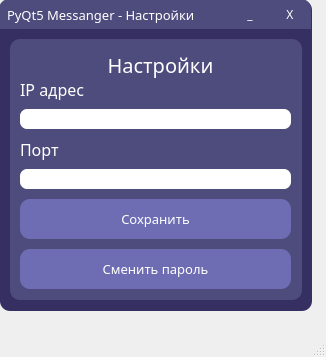
<?xml version="1.0" encoding="UTF-8"?>
<ui version="4.0">
 <class>MainWindow</class>
 <widget class="QMainWindow" name="MainWindow">
  <property name="geometry">
   <rect>
    <x>0</x>
    <y>0</y>
    <width>326</width>
    <height>357</height>
   </rect>
  </property>
  <property name="windowTitle">
   <string>MainWindow</string>
  </property>
  <widget class="QWidget" name="centralwidget">
   <widget class="QFrame" name="app">
    <property name="geometry">
     <rect>
      <x>0</x>
      <y>0</y>
      <width>312</width>
      <height>311</height>
     </rect>
    </property>
    <property name="styleSheet">
     <string notr="true">QFrame{
	border-radius: 10px;
	background-color: #363062;
}</string>
    </property>
    <property name="frameShape">
     <enum>QFrame::StyledPanel</enum>
    </property>
    <property name="frameShadow">
     <enum>QFrame::Raised</enum>
    </property>
    <widget class="QFrame" name="header">
     <property name="geometry">
      <rect>
       <x>-1</x>
       <y>-1</y>
       <width>312</width>
       <height>30</height>
      </rect>
     </property>
     <property name="styleSheet">
      <string notr="true">QFrame{
	border-bottom-left-radius: 0px;
	border-bottom-right-radius: 0px;
	background-color: #4D4C7D;
}</string>
     </property>
     <property name="frameShape">
      <enum>QFrame::StyledPanel</enum>
     </property>
     <property name="frameShadow">
      <enum>QFrame::Raised</enum>
     </property>
     <widget class="QPushButton" name="close_app">
      <property name="geometry">
       <rect>
        <x>271</x>
        <y>0</y>
        <width>40</width>
        <height>30</height>
       </rect>
      </property>
      <property name="font">
       <font>
        <family>Montserrat Black</family>
        <weight>50</weight>
        <bold>false</bold>
       </font>
      </property>
      <property name="styleSheet">
       <string notr="true">QPushButton{
	color: white;
	border: none;
	border-top-right-radius: 10px;
	background-color: #4D4C7D;
}

QPushButton:hover{
	background-color: #6e6db3;
}

QPushButton:pressed{
	color: #EA2F4E;
}</string>
      </property>
      <property name="text">
       <string>X</string>
      </property>
     </widget>
     <widget class="QPushButton" name="turn_app">
      <property name="geometry">
       <rect>
        <x>231</x>
        <y>0</y>
        <width>40</width>
        <height>30</height>
       </rect>
      </property>
      <property name="font">
       <font>
        <family>Montserrat Black</family>
       </font>
      </property>
      <property name="styleSheet">
       <string notr="true">QPushButton{
	color: white;
	border: none;
	background-color: #4D4C7D;
}

QPushButton:hover{
	background-color: #6e6db3;
}

QPushButton:pressed{
	color: #EA2F4E;
}</string>
      </property>
      <property name="text">
       <string>_</string>
      </property>
     </widget>
     <widget class="QLabel" name="name_program">
      <property name="geometry">
       <rect>
        <x>8</x>
        <y>0</y>
        <width>221</width>
        <height>31</height>
       </rect>
      </property>
      <property name="palette">
       <palette>
        <active>
         <colorrole role="WindowText">
          <brush brushstyle="SolidPattern">
           <color alpha="255">
            <red>255</red>
            <green>255</green>
            <blue>255</blue>
           </color>
          </brush>
         </colorrole>
         <colorrole role="Button">
          <brush brushstyle="SolidPattern">
           <color alpha="255">
            <red>77</red>
            <green>76</green>
            <blue>125</blue>
           </color>
          </brush>
         </colorrole>
         <colorrole role="Base">
          <brush brushstyle="SolidPattern">
           <color alpha="255">
            <red>77</red>
            <green>76</green>
            <blue>125</blue>
           </color>
          </brush>
         </colorrole>
         <colorrole role="Window">
          <brush brushstyle="SolidPattern">
           <color alpha="255">
            <red>77</red>
            <green>76</green>
            <blue>125</blue>
           </color>
          </brush>
         </colorrole>
        </active>
        <inactive>
         <colorrole role="WindowText">
          <brush brushstyle="SolidPattern">
           <color alpha="255">
            <red>255</red>
            <green>255</green>
            <blue>255</blue>
           </color>
          </brush>
         </colorrole>
         <colorrole role="Button">
          <brush brushstyle="SolidPattern">
           <color alpha="255">
            <red>77</red>
            <green>76</green>
            <blue>125</blue>
           </color>
          </brush>
         </colorrole>
         <colorrole role="Base">
          <brush brushstyle="SolidPattern">
           <color alpha="255">
            <red>77</red>
            <green>76</green>
            <blue>125</blue>
           </color>
          </brush>
         </colorrole>
         <colorrole role="Window">
          <brush brushstyle="SolidPattern">
           <color alpha="255">
            <red>77</red>
            <green>76</green>
            <blue>125</blue>
           </color>
          </brush>
         </colorrole>
        </inactive>
        <disabled>
         <colorrole role="WindowText">
          <brush brushstyle="SolidPattern">
           <color alpha="255">
            <red>120</red>
            <green>120</green>
            <blue>120</blue>
           </color>
          </brush>
         </colorrole>
         <colorrole role="Button">
          <brush brushstyle="SolidPattern">
           <color alpha="255">
            <red>77</red>
            <green>76</green>
            <blue>125</blue>
           </color>
          </brush>
         </colorrole>
         <colorrole role="Base">
          <brush brushstyle="SolidPattern">
           <color alpha="255">
            <red>77</red>
            <green>76</green>
            <blue>125</blue>
           </color>
          </brush>
         </colorrole>
         <colorrole role="Window">
          <brush brushstyle="SolidPattern">
           <color alpha="255">
            <red>77</red>
            <green>76</green>
            <blue>125</blue>
           </color>
          </brush>
         </colorrole>
        </disabled>
       </palette>
      </property>
      <property name="font">
       <font>
        <family>Montserrat Medium</family>
        <pointsize>10</pointsize>
       </font>
      </property>
      <property name="text">
       <string>PyQt5 Messanger - Настройки</string>
      </property>
     </widget>
    </widget>
    <widget class="QFrame" name="settings">
     <property name="geometry">
      <rect>
       <x>10</x>
       <y>39</y>
       <width>292</width>
       <height>261</height>
      </rect>
     </property>
     <property name="styleSheet">
      <string notr="true">QFrame{
	background-color: #4D4C7D;
}</string>
     </property>
     <property name="frameShape">
      <enum>QFrame::StyledPanel</enum>
     </property>
     <property name="frameShadow">
      <enum>QFrame::Raised</enum>
     </property>
     <widget class="QLabel" name="text_settings">
      <property name="geometry">
       <rect>
        <x>70</x>
        <y>10</y>
        <width>161</width>
        <height>31</height>
       </rect>
      </property>
      <property name="palette">
       <palette>
        <active>
         <colorrole role="WindowText">
          <brush brushstyle="SolidPattern">
           <color alpha="255">
            <red>255</red>
            <green>255</green>
            <blue>255</blue>
           </color>
          </brush>
         </colorrole>
         <colorrole role="Button">
          <brush brushstyle="SolidPattern">
           <color alpha="255">
            <red>77</red>
            <green>76</green>
            <blue>125</blue>
           </color>
          </brush>
         </colorrole>
         <colorrole role="Base">
          <brush brushstyle="SolidPattern">
           <color alpha="255">
            <red>77</red>
            <green>76</green>
            <blue>125</blue>
           </color>
          </brush>
         </colorrole>
         <colorrole role="Window">
          <brush brushstyle="SolidPattern">
           <color alpha="255">
            <red>77</red>
            <green>76</green>
            <blue>125</blue>
           </color>
          </brush>
         </colorrole>
        </active>
        <inactive>
         <colorrole role="WindowText">
          <brush brushstyle="SolidPattern">
           <color alpha="255">
            <red>255</red>
            <green>255</green>
            <blue>255</blue>
           </color>
          </brush>
         </colorrole>
         <colorrole role="Button">
          <brush brushstyle="SolidPattern">
           <color alpha="255">
            <red>77</red>
            <green>76</green>
            <blue>125</blue>
           </color>
          </brush>
         </colorrole>
         <colorrole role="Base">
          <brush brushstyle="SolidPattern">
           <color alpha="255">
            <red>77</red>
            <green>76</green>
            <blue>125</blue>
           </color>
          </brush>
         </colorrole>
         <colorrole role="Window">
          <brush brushstyle="SolidPattern">
           <color alpha="255">
            <red>77</red>
            <green>76</green>
            <blue>125</blue>
           </color>
          </brush>
         </colorrole>
        </inactive>
        <disabled>
         <colorrole role="WindowText">
          <brush brushstyle="SolidPattern">
           <color alpha="255">
            <red>120</red>
            <green>120</green>
            <blue>120</blue>
           </color>
          </brush>
         </colorrole>
         <colorrole role="Button">
          <brush brushstyle="SolidPattern">
           <color alpha="255">
            <red>77</red>
            <green>76</green>
            <blue>125</blue>
           </color>
          </brush>
         </colorrole>
         <colorrole role="Base">
          <brush brushstyle="SolidPattern">
           <color alpha="255">
            <red>77</red>
            <green>76</green>
            <blue>125</blue>
           </color>
          </brush>
         </colorrole>
         <colorrole role="Window">
          <brush brushstyle="SolidPattern">
           <color alpha="255">
            <red>77</red>
            <green>76</green>
            <blue>125</blue>
           </color>
          </brush>
         </colorrole>
        </disabled>
       </palette>
      </property>
      <property name="font">
       <font>
        <family>Montserrat ExtraBold</family>
        <pointsize>15</pointsize>
       </font>
      </property>
      <property name="text">
       <string>Настройки</string>
      </property>
      <property name="scaledContents">
       <bool>false</bool>
      </property>
      <property name="alignment">
       <set>Qt::AlignCenter</set>
      </property>
     </widget>
     <widget class="QLabel" name="text_IP">
      <property name="geometry">
       <rect>
        <x>10</x>
        <y>40</y>
        <width>171</width>
        <height>21</height>
       </rect>
      </property>
      <property name="palette">
       <palette>
        <active>
         <colorrole role="WindowText">
          <brush brushstyle="SolidPattern">
           <color alpha="255">
            <red>255</red>
            <green>255</green>
            <blue>255</blue>
           </color>
          </brush>
         </colorrole>
         <colorrole role="Button">
          <brush brushstyle="SolidPattern">
           <color alpha="255">
            <red>77</red>
            <green>76</green>
            <blue>125</blue>
           </color>
          </brush>
         </colorrole>
         <colorrole role="Base">
          <brush brushstyle="SolidPattern">
           <color alpha="255">
            <red>77</red>
            <green>76</green>
            <blue>125</blue>
           </color>
          </brush>
         </colorrole>
         <colorrole role="Window">
          <brush brushstyle="SolidPattern">
           <color alpha="255">
            <red>77</red>
            <green>76</green>
            <blue>125</blue>
           </color>
          </brush>
         </colorrole>
        </active>
        <inactive>
         <colorrole role="WindowText">
          <brush brushstyle="SolidPattern">
           <color alpha="255">
            <red>255</red>
            <green>255</green>
            <blue>255</blue>
           </color>
          </brush>
         </colorrole>
         <colorrole role="Button">
          <brush brushstyle="SolidPattern">
           <color alpha="255">
            <red>77</red>
            <green>76</green>
            <blue>125</blue>
           </color>
          </brush>
         </colorrole>
         <colorrole role="Base">
          <brush brushstyle="SolidPattern">
           <color alpha="255">
            <red>77</red>
            <green>76</green>
            <blue>125</blue>
           </color>
          </brush>
         </colorrole>
         <colorrole role="Window">
          <brush brushstyle="SolidPattern">
           <color alpha="255">
            <red>77</red>
            <green>76</green>
            <blue>125</blue>
           </color>
          </brush>
         </colorrole>
        </inactive>
        <disabled>
         <colorrole role="WindowText">
          <brush brushstyle="SolidPattern">
           <color alpha="255">
            <red>120</red>
            <green>120</green>
            <blue>120</blue>
           </color>
          </brush>
         </colorrole>
         <colorrole role="Button">
          <brush brushstyle="SolidPattern">
           <color alpha="255">
            <red>77</red>
            <green>76</green>
            <blue>125</blue>
           </color>
          </brush>
         </colorrole>
         <colorrole role="Base">
          <brush brushstyle="SolidPattern">
           <color alpha="255">
            <red>77</red>
            <green>76</green>
            <blue>125</blue>
           </color>
          </brush>
         </colorrole>
         <colorrole role="Window">
          <brush brushstyle="SolidPattern">
           <color alpha="255">
            <red>77</red>
            <green>76</green>
            <blue>125</blue>
           </color>
          </brush>
         </colorrole>
        </disabled>
       </palette>
      </property>
      <property name="font">
       <font>
        <family>Montserrat SemiBold</family>
        <pointsize>12</pointsize>
       </font>
      </property>
      <property name="text">
       <string>IP адрес</string>
      </property>
     </widget>
     <widget class="QLineEdit" name="line_edit_ip">
      <property name="geometry">
       <rect>
        <x>10</x>
        <y>70</y>
        <width>271</width>
        <height>20</height>
       </rect>
      </property>
      <property name="styleSheet">
       <string notr="true">QLineEdit{
	border-radius: 7px;
	padding: 2px;
}</string>
      </property>
      <property name="text">
       <string/>
      </property>
     </widget>
     <widget class="QLineEdit" name="line_edit_port">
      <property name="geometry">
       <rect>
        <x>10</x>
        <y>130</y>
        <width>271</width>
        <height>20</height>
       </rect>
      </property>
      <property name="styleSheet">
       <string notr="true">QLineEdit{
	border-radius: 7px;
	padding: 2px;
}</string>
      </property>
      <property name="text">
       <string/>
      </property>
     </widget>
     <widget class="QLabel" name="text_port">
      <property name="geometry">
       <rect>
        <x>10</x>
        <y>100</y>
        <width>171</width>
        <height>21</height>
       </rect>
      </property>
      <property name="palette">
       <palette>
        <active>
         <colorrole role="WindowText">
          <brush brushstyle="SolidPattern">
           <color alpha="255">
            <red>255</red>
            <green>255</green>
            <blue>255</blue>
           </color>
          </brush>
         </colorrole>
         <colorrole role="Button">
          <brush brushstyle="SolidPattern">
           <color alpha="255">
            <red>77</red>
            <green>76</green>
            <blue>125</blue>
           </color>
          </brush>
         </colorrole>
         <colorrole role="Base">
          <brush brushstyle="SolidPattern">
           <color alpha="255">
            <red>77</red>
            <green>76</green>
            <blue>125</blue>
           </color>
          </brush>
         </colorrole>
         <colorrole role="Window">
          <brush brushstyle="SolidPattern">
           <color alpha="255">
            <red>77</red>
            <green>76</green>
            <blue>125</blue>
           </color>
          </brush>
         </colorrole>
        </active>
        <inactive>
         <colorrole role="WindowText">
          <brush brushstyle="SolidPattern">
           <color alpha="255">
            <red>255</red>
            <green>255</green>
            <blue>255</blue>
           </color>
          </brush>
         </colorrole>
         <colorrole role="Button">
          <brush brushstyle="SolidPattern">
           <color alpha="255">
            <red>77</red>
            <green>76</green>
            <blue>125</blue>
           </color>
          </brush>
         </colorrole>
         <colorrole role="Base">
          <brush brushstyle="SolidPattern">
           <color alpha="255">
            <red>77</red>
            <green>76</green>
            <blue>125</blue>
           </color>
          </brush>
         </colorrole>
         <colorrole role="Window">
          <brush brushstyle="SolidPattern">
           <color alpha="255">
            <red>77</red>
            <green>76</green>
            <blue>125</blue>
           </color>
          </brush>
         </colorrole>
        </inactive>
        <disabled>
         <colorrole role="WindowText">
          <brush brushstyle="SolidPattern">
           <color alpha="255">
            <red>120</red>
            <green>120</green>
            <blue>120</blue>
           </color>
          </brush>
         </colorrole>
         <colorrole role="Button">
          <brush brushstyle="SolidPattern">
           <color alpha="255">
            <red>77</red>
            <green>76</green>
            <blue>125</blue>
           </color>
          </brush>
         </colorrole>
         <colorrole role="Base">
          <brush brushstyle="SolidPattern">
           <color alpha="255">
            <red>77</red>
            <green>76</green>
            <blue>125</blue>
           </color>
          </brush>
         </colorrole>
         <colorrole role="Window">
          <brush brushstyle="SolidPattern">
           <color alpha="255">
            <red>77</red>
            <green>76</green>
            <blue>125</blue>
           </color>
          </brush>
         </colorrole>
        </disabled>
       </palette>
      </property>
      <property name="font">
       <font>
        <family>Montserrat SemiBold</family>
        <pointsize>12</pointsize>
       </font>
      </property>
      <property name="text">
       <string>Порт</string>
      </property>
     </widget>
     <widget class="QPushButton" name="btn_save_settings">
      <property name="geometry">
       <rect>
        <x>10</x>
        <y>160</y>
        <width>271</width>
        <height>40</height>
       </rect>
      </property>
      <property name="font">
       <font>
        <family>Montserrat ExtraBold</family>
        <pointsize>10</pointsize>
        <weight>50</weight>
        <bold>false</bold>
       </font>
      </property>
      <property name="styleSheet">
       <string notr="true">QPushButton{
	color: white;
	border-radius: 10px;
	background-color: #6e6db3;
}

QPushButton:hover{
	background-color: #363557;
}

QPushButton:pressed{
	background-color: #363557;
}</string>
      </property>
      <property name="text">
       <string>Сохранить</string>
      </property>
     </widget>
     <widget class="QPushButton" name="btn_save_settings_2">
      <property name="geometry">
       <rect>
        <x>10</x>
        <y>210</y>
        <width>271</width>
        <height>40</height>
       </rect>
      </property>
      <property name="font">
       <font>
        <family>Montserrat ExtraBold</family>
        <pointsize>10</pointsize>
        <weight>50</weight>
        <bold>false</bold>
       </font>
      </property>
      <property name="styleSheet">
       <string notr="true">QPushButton{
	color: white;
	border-radius: 10px;
	background-color: #6e6db3;
}

QPushButton:hover{
	background-color: #363557;
}

QPushButton:pressed{
	background-color: #363557;
}</string>
      </property>
      <property name="text">
       <string>Сменить пароль</string>
      </property>
     </widget>
    </widget>
   </widget>
  </widget>
  <widget class="QMenuBar" name="menubar">
   <property name="geometry">
    <rect>
     <x>0</x>
     <y>0</y>
     <width>326</width>
     <height>21</height>
    </rect>
   </property>
  </widget>
  <widget class="QStatusBar" name="statusbar"/>
 </widget>
 <resources/>
 <connections/>
</ui>
